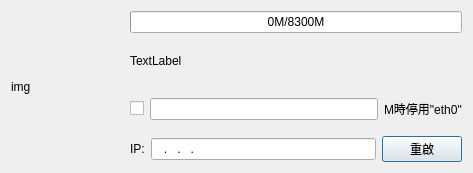
<?xml version="1.0" encoding="UTF-8"?>
<ui version="4.0">
 <class>DormFlows</class>
 <widget class="QDialog" name="DormFlows">
  <property name="geometry">
   <rect>
    <x>0</x>
    <y>0</y>
    <width>473</width>
    <height>173</height>
   </rect>
  </property>
  <property name="windowTitle">
   <string>DormFlows</string>
  </property>
  <property name="windowIcon">
   <iconset resource="dormflows.qrc">
    <normaloff>:/img/flow.png</normaloff>:/img/flow.png</iconset>
  </property>
  <layout class="QGridLayout" name="gridLayout">
   <item row="0" column="0">
    <layout class="QHBoxLayout" name="horizontalLayout_3">
     <item>
      <widget class="QLabel" name="imgL">
       <property name="text">
        <string>img                            </string>
       </property>
      </widget>
     </item>
     <item>
      <layout class="QVBoxLayout" name="verticalLayout">
       <item>
        <widget class="QProgressBar" name="flowsProg">
         <property name="maximum">
          <number>8300</number>
         </property>
         <property name="value">
          <number>0</number>
         </property>
         <property name="format">
          <string>%vM/%mM</string>
         </property>
        </widget>
       </item>
       <item>
        <widget class="QLabel" name="flowsL">
         <property name="text">
          <string>TextLabel</string>
         </property>
        </widget>
       </item>
       <item>
        <layout class="QHBoxLayout" name="horizontalLayout">
         <item>
          <widget class="QCheckBox" name="disableChk">
           <property name="text">
            <string/>
           </property>
          </widget>
         </item>
         <item>
          <widget class="QLineEdit" name="limitLE">
           <property name="inputMask">
            <string/>
           </property>
          </widget>
         </item>
         <item>
          <widget class="QLabel" name="disL">
           <property name="text">
            <string>M時停用&quot;eth0&quot;</string>
           </property>
          </widget>
         </item>
        </layout>
       </item>
       <item>
        <layout class="QHBoxLayout" name="horizontalLayout_2">
         <item>
          <widget class="QLabel" name="label_4">
           <property name="text">
            <string>IP:</string>
           </property>
          </widget>
         </item>
         <item>
          <widget class="QLineEdit" name="ipLE">
           <property name="inputMask">
            <string>000.000.000.000; </string>
           </property>
          </widget>
         </item>
         <item>
          <widget class="QPushButton" name="pushButton">
           <property name="text">
            <string>重啟</string>
           </property>
          </widget>
         </item>
        </layout>
       </item>
      </layout>
     </item>
    </layout>
   </item>
  </layout>
 </widget>
 <resources>
  <include location="dormflows.qrc"/>
 </resources>
 <connections/>
</ui>
